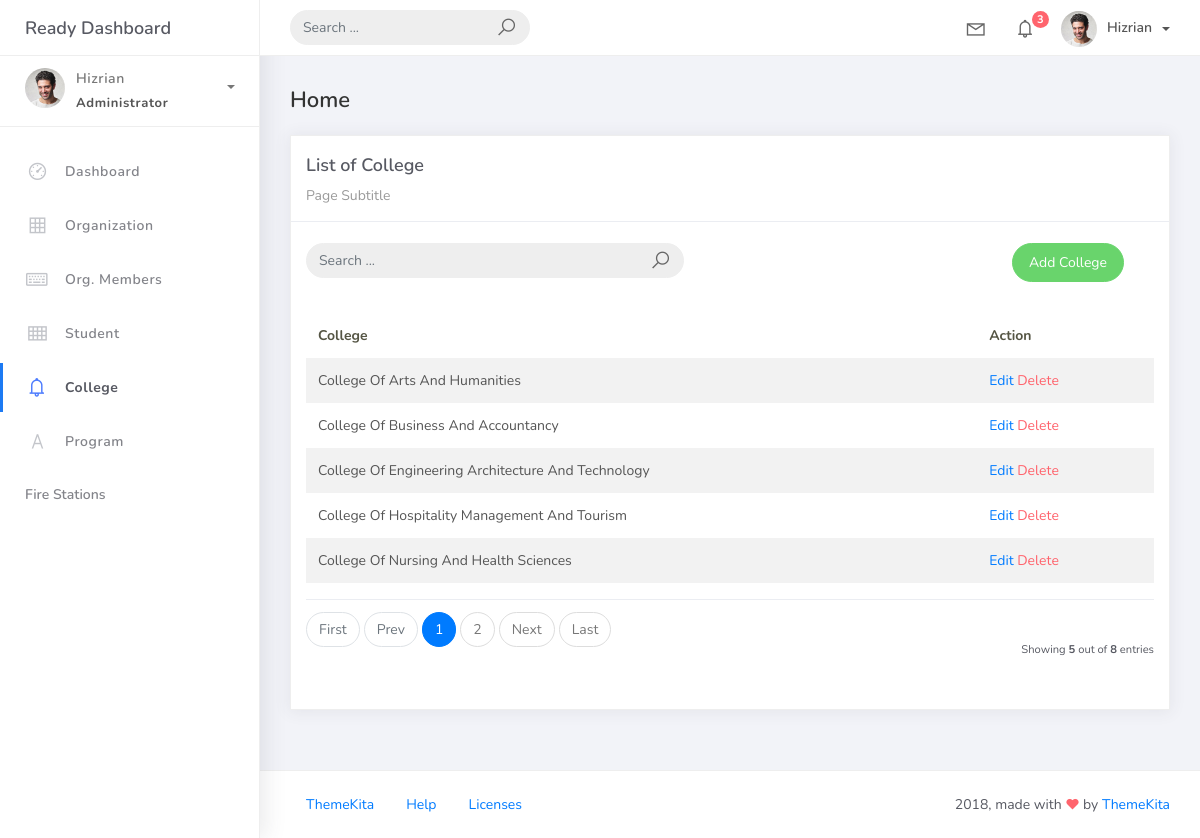
/college_list, run on an earlier commit of the app's database.
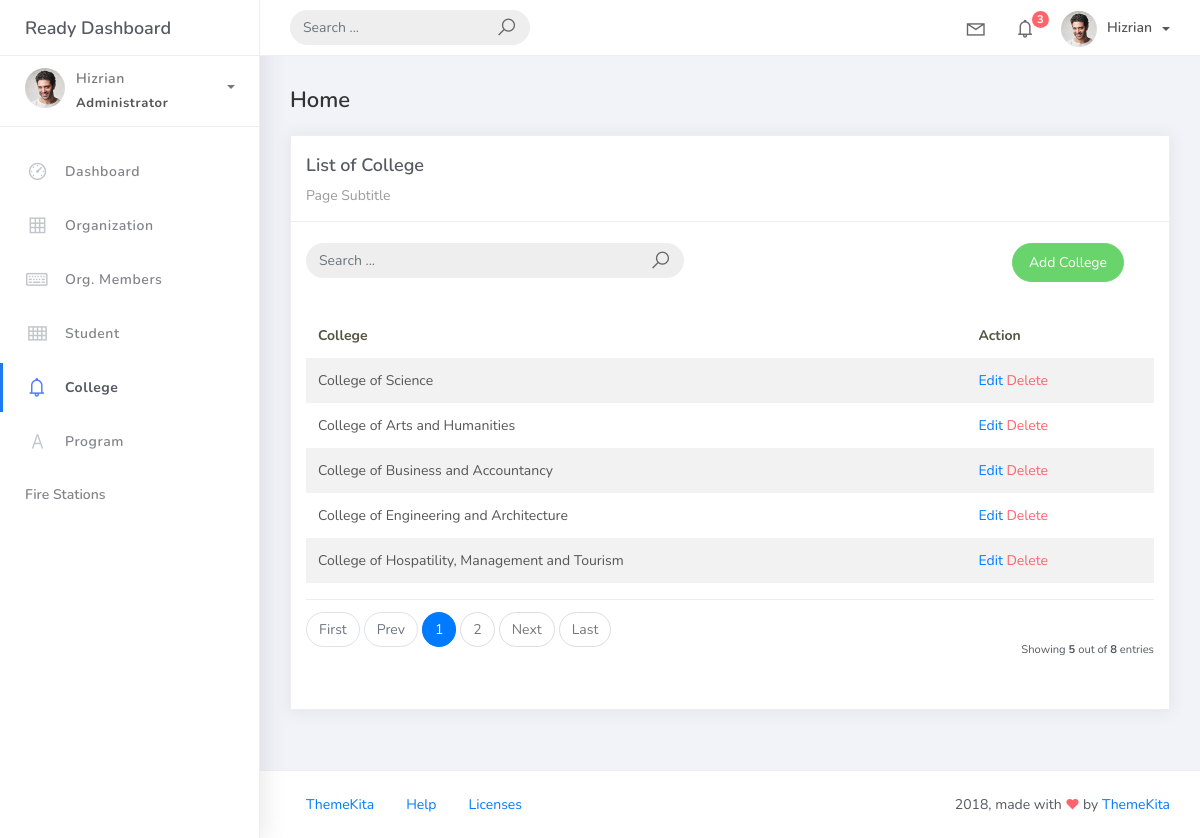
And on a later commit of the database.
### studentorg/models.py (models this page shows, shortened)
class BaseModel(models.Model):
    created_at = models.DateTimeField(auto_now_add=True, db_index=True)
    updated_at = models.DateTimeField(auto_now=True)
    class Meta:
        abstract = True

class College(BaseModel):
    college_name = models.CharField(max_length=150)

### studentorg/views.py (the view)
# urls.py: path("college_list", CollegeList.as_view(), name="college-list"),
class CollegeList(ListView):
    model = College
    context_object_name = "college"
    template_name = "college_list.html"
    paginate_by = 5
    def get_queryset(self, *args, **kwargs):
        qs = super(CollegeList, self).get_queryset(*args, **kwargs)
        if self.request.GET.get("q") != None:
            query = self.request.GET.get("q")
            qs = qs.filter(Q(college_name__icontains=query))
        return qs

### templates/college_list.html
{% extends 'base.html' %}
{% load static %}
{% block content %}
  <div class="content">
    <div class="container-fluid">
      <h4 class="page-title">Home</h4>
      <div class="row">
        <div class="col-md-12">
          <div class="card">
            <div class="card-header">
              <div class="card-title">List of College</div>
              <div class="card-category">Page Subtitle</div>
            </div>
            <br />
            <div class="col-md-12 row">
              <div class="col-md-6">
                <form class="navbar-left navbar-form nav-search mr-md-3" action="{% url 'college-list' %}">
                  <div class="input-group">
                    <input type="text" placeholder="Search ..." class="form-control" name="q" />
                    <div class="input-group-append">
                      <span class="input-group-text"><i class="la la-search search-icon"></i></span>
                    </div>
                  </div>
                </form>
              </div>
              <div class="col-md-6">
                <div class="pull-right">
                  <a href="{% url 'college-add' %}" class="btn btn-success btn-rounded">Add College</a>
                </div>
              </div>
            </div>
            <div class="card-body">
              <table class="table table-striped mt-3">
                <thead>
                  <tr>
                    <th scope="col">College</th>
                    <th scope="col">Action</th>
                  </tr>
                </thead>
                <tbody>
                  {% for object in object_list %}
                    <tr>
                      <td>{{ object.college_name }}</td>
                      <td>
                        <a href="college_list/{{ object.id }}">Edit</a>
                        <a href="college_list/{{ object.id }}/delete" class="text-danger">Delete</a>
                      </td>
                    </tr>
                    {% empty %}
                    <tr>
                      <td colspan="4" style="text-align: center">
                        <p class="text-sm font-weight-bold mb-0">No Records Found</p>
                      </td>
                    </tr>
                  {% endfor %}
                </tbody>
              </table>
              {% include 'includes/pagination.html' %}
            </div>
          </div>
        </div>
      </div>
    </div>
  </div>
{% endblock %}

What changed in the data, as far as the page shows it:
changed College: college_name "College Of Arts And Humanities" → "College of Science"
changed College: college_name "College Of Business And Accountancy" → "College of Arts and Humanities"
changed College: college_name "College Of Engineering Architecture And Technology" → "College of Business and Accountancy"
changed College: college_name "College Of Hospitality Management And Tourism" → "College of Engineering and Architecture"
changed College: college_name "College Of Nursing And Health Sciences" → "College of Hospatility, Management and Tourism"
